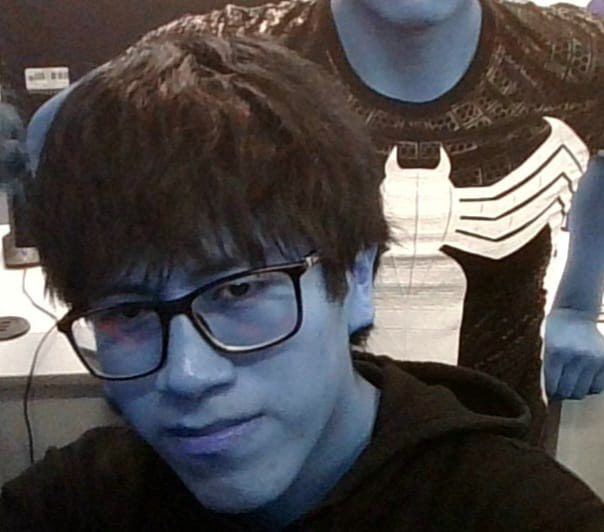
#> input picture Unidad1/Tarea2/imagen.jpg, 604 x 532 px
$ jupyter execute clase1.ipynb
#> lines starting #> are read from the running program, lines starting #| are printed output that depends on the picture
[cell 1]
import cv2
import matplotlib.pyplot as plt

img=cv2.imread('imagen.jpg')
#> img is the input picture: shape (532, 604, 3); mean B, G, R 74.8, 74.8, 78.5
plt.imshow(img)
plt.show()

[cell 2]
import cv2
import matplotlib.pyplot as plt
import numpy as np
plt.rcParams['figure.figsize'] = [10, 5]
img=cv2.imread('imagen.jpg')
imgRGB=cv2.cvtColor(img, cv2.COLOR_BGR2RGB)
plt.imshow(imgRGB)
plt.show()

ploteo por canales

[cell 3]
import cv2
import matplotlib.pyplot as plt
plt.rcParams['figure.figsize'] = [4, 3]
img=cv2.imread('imagen.jpg',cv2.IMREAD_COLOR)
#IMAGEN ORIGINAL Y DIVIDIDA POR CANALES

plt.subplot(141)
plt.title("IMAGEN ORIGINAL")
plt.imshow(cv2.cvtColor(img, cv2.COLOR_BGR2RGB))

plt.subplot(142)
plt.title("CANAL ROJO")
plt.imshow(img[:,:,0], cmap='gray')

plt.subplot(143)
plt.title("CANAL VERDE")
plt.imshow(img[:,:,1], cmap='gray')

plt.subplot(144)
plt.title("CANAL AZUL")
plt.imshow(img[:,:,2], cmap='gray')
plt.show()
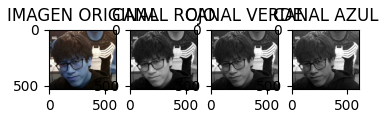
#> figure drawn by matplotlib, 4 panels

Con colores rellenos

[cell 4]
import cv2
import matplotlib.pyplot as plt
import numpy as np
plt.rcParams['figure.figsize'] = [10, 5]
img=cv2.imread('imagen.jpg',cv2.IMREAD_COLOR)
imgRGB=cv2.cvtColor(img, cv2.COLOR_BGR2RGB)

r=imgRGB[:,:,2]
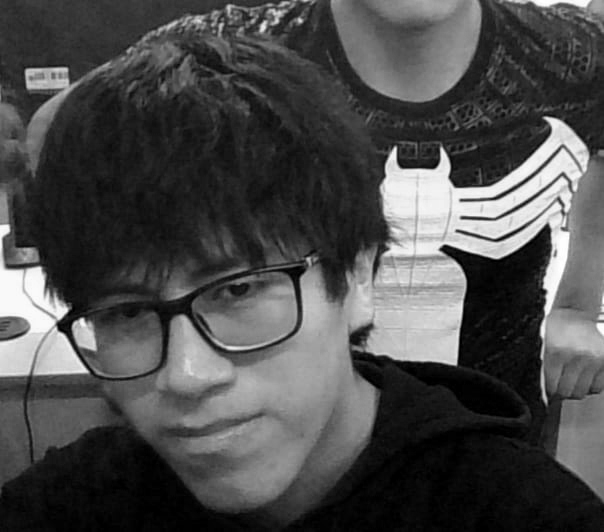
#> r: shape (532, 604); min 0, max 255, mean 74.8
g=imgRGB[:,:,1]
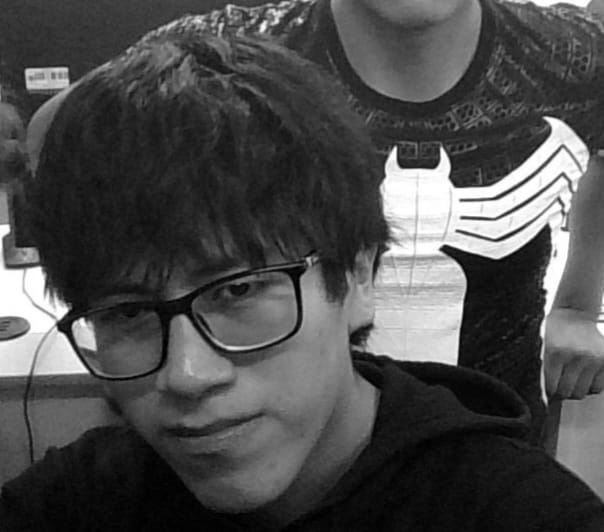
#> g: shape (532, 604); min 0, max 255, mean 74.8
b=imgRGB[:,:,0]
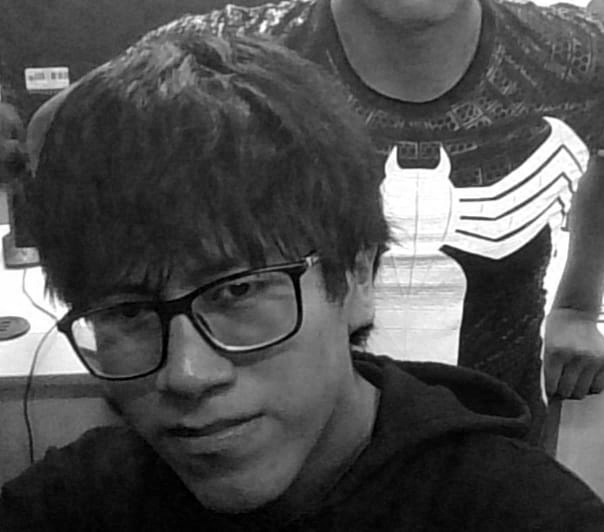
#> b: shape (532, 604); min 0, max 255, mean 78.5

#Crear imagen por canal
r_img=np.zeros_like(imgRGB)
r_img[:,:,0]=r
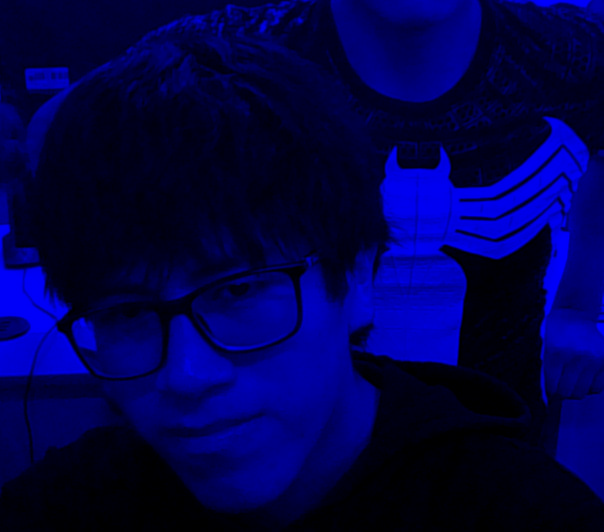
#> r_img: shape (532, 604, 3); mean of channels 0, 1, 2 74.8, 0, 0; drawn as B, G, R

g_img=np.zeros_like(imgRGB)
g_img[:,:,1]=g
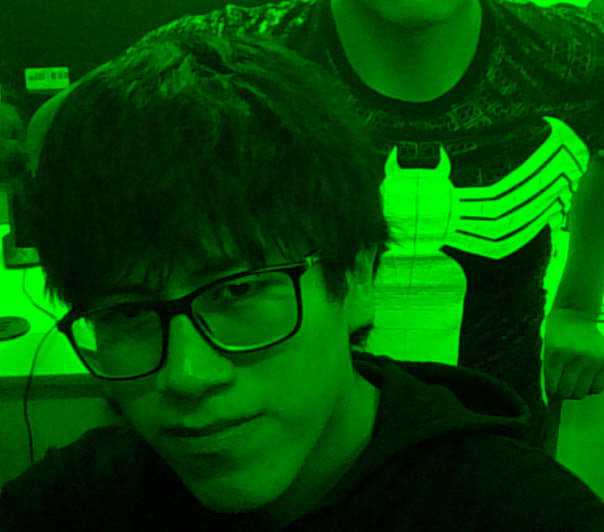
#> g_img: shape (532, 604, 3); mean of channels 0, 1, 2 0, 74.8, 0; drawn as B, G, R

b_img=np.zeros_like(imgRGB)
b_img[:,:,2]=b
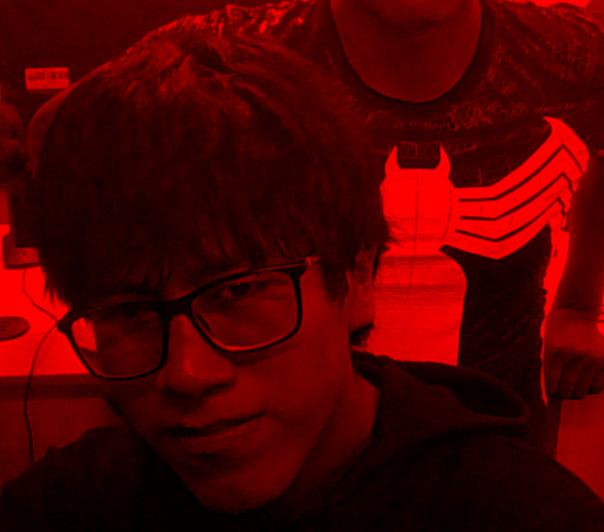
#> b_img: shape (532, 604, 3); mean of channels 0, 1, 2 0, 0, 78.5; drawn as B, G, R

plt.figure(figsize=(10,5))
plt.subplot(141)
plt.title("IMAGEN ORIGINAL")
plt.imshow(imgRGB)
plt.axis('off')

plt.subplot(142)
plt.title("CANAL ROJO")
plt.imshow(r_img)
plt.axis('off')

plt.subplot(143)
plt.title("CANAL VERDE")
plt.imshow(g_img)
plt.axis('off')

plt.subplot(144)
plt.title("CANAL AZUL")
plt.imshow(b_img)
plt.axis('off')

plt.show()

[cell 5]
import cv2
import matplotlib.pyplot as plt
import numpy as np

# Cargar imagen
img = cv2.imread('imagen.jpg', cv2.IMREAD_COLOR)
imgRGB = cv2.cvtColor(img, cv2.COLOR_BGR2RGB)
img_gray = cv2.cvtColor(img, cv2.COLOR_BGR2GRAY)

# Crear figura con 11 imagenes (4 columnas x 3 filas)
plt.figure(figsize=(16, 12))

# 1. IMAGEN ORIGINAL
plt.subplot(3, 4, 1)
plt.imshow(imgRGB)
plt.title('IMAGEN ORIGINAL')
plt.axis('off')


plt.subplot(3, 4, 2)
plt.imshow(img_gray, cmap='gray')
plt.title('Colormap: GRAY')
plt.axis('off')


plt.subplot(3, 4, 3)
plt.imshow(img_gray, cmap='viridis')
plt.title('Colormap: VIRIDIS')
plt.axis('off')


plt.subplot(3, 4, 4)
plt.imshow(img_gray, cmap='plasma')
plt.title('Colormap: PLASMA')
plt.axis('off')


plt.subplot(3, 4, 5)
plt.imshow(img_gray, cmap='inferno')
plt.title('Colormap: INFERNO')
plt.axis('off')


plt.subplot(3, 4, 6)
plt.imshow(img_gray, cmap='magma')
plt.title('Colormap: MAGMA')
plt.axis('off')


plt.subplot(3, 4, 7)
plt.imshow(img_gray, cmap='cividis')
plt.title('Colormap: CIVIDIS')
plt.axis('off')


plt.subplot(3, 4, 8)
plt.imshow(img_gray, cmap='bone')
plt.title('Colormap: BONE')
plt.axis('off')


plt.subplot(3, 4, 9)
plt.imshow(img_gray, cmap='cool')
plt.title('Colormap: COOL')
plt.axis('off')


plt.subplot(3, 4, 10)
plt.imshow(img_gray, cmap='hot')
plt.title('Colormap: HOT')
plt.axis('off')


plt.subplot(3, 4, 11)
plt.imshow(img_gray, cmap='spring')
plt.title('Colormap: SPRING')
plt.axis('off')

plt.tight_layout()
plt.show()

[cell 6]
import cv2
import matplotlib.pyplot as plt
import numpy as np
img= cv2.imread('imagen.jpg')
img_rgb=cv2.cvtColor(img, cv2.COLOR_BGR2RGB)

fig, axs = plt.subplots(1, 4, figsize=(20, 5))

axs[0].imshow(img_rgb)
axs[0].set_title('Imagen Original')

fig_img=axs[1].imshow(img_rgb[...,0], cmap='gray')
fig.colorbar(fig_img, ax=axs[1],shrink=0.5)
axs[1].set_title('Canal Rojo')

fig_img=axs[2].imshow(img_rgb[...,1], cmap='gray')
fig.colorbar(fig_img, ax=axs[2],shrink=0.5)
axs[2].set_title('Canal Verde')

fig_img=axs[3].imshow(img_rgb[...,2], cmap='gray')
fig.colorbar(fig_img, ax=axs[3],shrink=0.5)
axs[3].set_title('Canal Azul1')
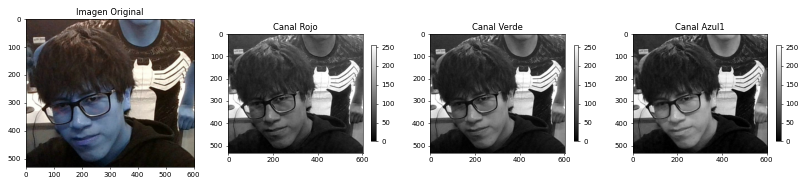
#> figure drawn by matplotlib, 7 panels

[cell 7]
img_rgb[:3,:3,:]

[cell 8]
plt.imshow(img_rgb[:10,:10,:]) #para recortar imagenes
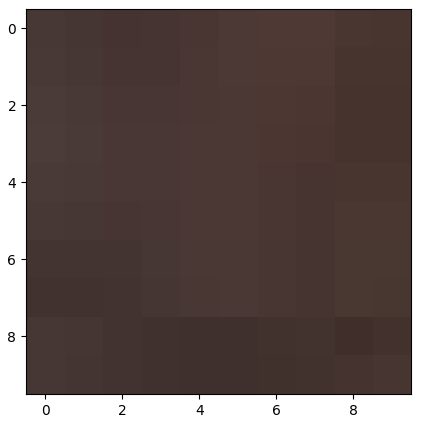
#> figure drawn by matplotlib, 1 panel

[cell 9]
cv2.imwrite('imagen.jpg', img_rgb) #guardar con OpenCV
plt.imsave('imagen_plt.jpg', cv2.cvtColor(img, cv2.COLOR_BGR2RGB)) #guardar con Matplotlib

EJERCICIOS PARA GENERAR UNA IMAGEN

[cell 10]
import cv2
import matplotlib.pyplot as plt
import numpy as np
plt.rcParams['figure.figsize'] = [10, 5]
size_imagen=100
R=np.ones((size_imagen,size_imagen))*255
G=np.ones((size_imagen,size_imagen))*128
B=np.ones((size_imagen,size_imagen))*0

imagen=np.dstack((R,G,B))
imagen=np.array(imagen,dtype=int)

plt.figure()
plt.imshow(imagen)
plt.title('imagen color:naranja')
plt.show()
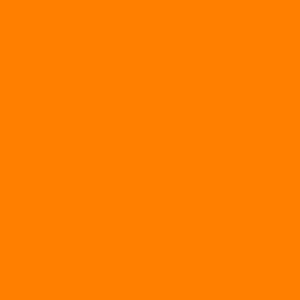
#> shown: shape (100, 100, 3) (shown 3 times larger); mean R, G, B 255, 128, 0

[cell 11]
import cv2
import matplotlib.pyplot as plt
import numpy as np
img = cv2.imread('imagen.jpg', cv2.IMREAD_GRAYSCALE)
#> img: shape (532, 604); min 0, max 255, mean 75.3
# valores iniciales de progindidad del color
original =img.dtype
#transformando img a 16 bits
img16bits = np.uint16(img)
img_new = img16bits.dtype
print('profundidad del color: ',img_new)
#| profundidad del color:  uint16
#guardado con cv2
#guardado con pyplot

plt.figure(figsize=(10,5))
plt.subplot(1,2,1)
plt.title('Imagen original')
plt.imshow(img, cmap='gray')

plt.subplot(1,2,2)
plt.title('Imagen de 16 bits')
plt.imshow(img16bits, cmap='gray')
